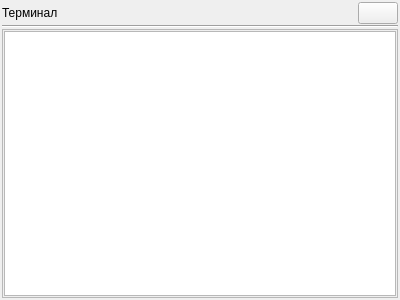
<?xml version="1.0" encoding="UTF-8"?>
<ui version="4.0">
 <class>terminal_win</class>
 <widget class="QWidget" name="terminal_win">
  <property name="geometry">
   <rect>
    <x>0</x>
    <y>0</y>
    <width>400</width>
    <height>300</height>
   </rect>
  </property>
  <property name="windowTitle">
   <string>Form</string>
  </property>
  <layout class="QVBoxLayout" name="verticalLayout" stretch="0,0,1">
   <property name="spacing">
    <number>1</number>
   </property>
   <property name="leftMargin">
    <number>2</number>
   </property>
   <property name="topMargin">
    <number>2</number>
   </property>
   <property name="rightMargin">
    <number>2</number>
   </property>
   <property name="bottomMargin">
    <number>2</number>
   </property>
   <item>
    <layout class="QHBoxLayout" name="horizontalLayout" stretch="0,1,0">
     <item>
      <widget class="QLabel" name="label_title_dialog">
       <property name="text">
        <string>Терминал</string>
       </property>
      </widget>
     </item>
     <item>
      <spacer name="horizontalSpacer">
       <property name="orientation">
        <enum>Qt::Horizontal</enum>
       </property>
       <property name="sizeHint" stdset="0">
        <size>
         <width>40</width>
         <height>20</height>
        </size>
       </property>
      </spacer>
     </item>
     <item>
      <widget class="QPushButton" name="pushButton_close">
       <property name="toolTip">
        <string>Скрыть</string>
       </property>
       <property name="text">
        <string/>
       </property>
      </widget>
     </item>
    </layout>
   </item>
   <item>
    <widget class="Line" name="line">
     <property name="orientation">
      <enum>Qt::Horizontal</enum>
     </property>
    </widget>
   </item>
   <item>
    <widget class="QFrame" name="frame">
     <property name="frameShape">
      <enum>QFrame::StyledPanel</enum>
     </property>
     <property name="frameShadow">
      <enum>QFrame::Raised</enum>
     </property>
     <layout class="QGridLayout" name="gridLayout">
      <property name="leftMargin">
       <number>1</number>
      </property>
      <property name="topMargin">
       <number>1</number>
      </property>
      <property name="rightMargin">
       <number>1</number>
      </property>
      <property name="bottomMargin">
       <number>1</number>
      </property>
      <property name="spacing">
       <number>1</number>
      </property>
      <item row="0" column="0">
       <widget class="QTextEdit" name="textEdit_terminal">
        <property name="font">
         <font>
          <family>Courier New</family>
          <pointsize>9</pointsize>
         </font>
        </property>
        <property name="sizeAdjustPolicy">
         <enum>QAbstractScrollArea::AdjustToContents</enum>
        </property>
        <property name="lineWrapMode">
         <enum>QTextEdit::NoWrap</enum>
        </property>
        <property name="readOnly">
         <bool>true</bool>
        </property>
       </widget>
      </item>
     </layout>
    </widget>
   </item>
  </layout>
 </widget>
 <resources/>
 <connections/>
</ui>
